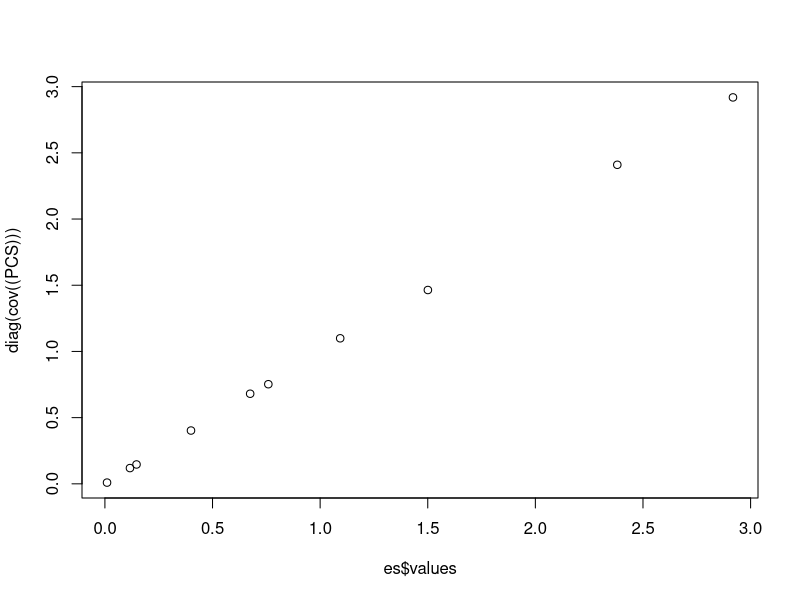

Write R code to recreate this figure. (Note: a time limit stopped this script after it produced the figure.)
rlkj <- function (K, eta = 1) {
  alpha <- eta + (K - 2)/2
  r12 <- 2 * rbeta(1, alpha, alpha) - 1
  R <- matrix(0, K, K)
  R[1, 1] <- 1
  R[1, 2] <- r12
  R[2, 2] <- sqrt(1 - r12^2)
  if (K > 2) 
    for (m in 2:(K - 1)) {
      alpha <- alpha - 0.5
      y <- rbeta(1, m/2, alpha)
      z <- rnorm(m, 0, 1)
      z <- z/sqrt(crossprod(z)[1])
      R[1:m, m + 1] <- sqrt(y) * z
      R[m + 1, m + 1] <- sqrt(1 - y)
    }
  return(crossprod(R))
}
maha <- function(x1, x2, vcvm, squared = FALSE){
  squaredDist <- t(x1-x2) %*% solve(vcvm) %*% (x1-x2)
  if(!squared){
    squaredDist
  } else {
    squaredDist^0.5
  }
} 
mahaMatrix <- function(data, vcvm, squared = FALSE){
  mat <- matrix (nrow = nrow(data), ncol = nrow(data), 0)
  for(i in 1:nrow(mat)){
    for(j in i:nrow(mat)){
      mat[i,j] <- maha(data[i,], data[j,], vcvm, squared = squared)
    }
  }
  mat <- mat + t(mat)
  rownames(mat) <- colnames(mat) <-rownames(data)
  mat
}
convNum2Str <- function(nums, key){
  sapply(1:length(nums), function(x) key[nums[x]])
}

R <- rlkj(10)
X <- mvtnorm::rmvnorm(2000, sigma =  R)
mahaMatrix(X, R)
es <- eigen(R)
PCS <- t((t(es$vectors) %*% t(X)))
cov((PCS))
plot(es$values, diag(cov((PCS))))
PCS <- sapply(1:length(10), function(ev) PCS[,ev] / es$values[ev]^0.5)


plot(mahaMatrix(X, R),mahaMatrix(PCS, diag(10)))

plot(as.matrix(dist(PCS)), mahaMatrix(PCS, diag(10), squared = T))
